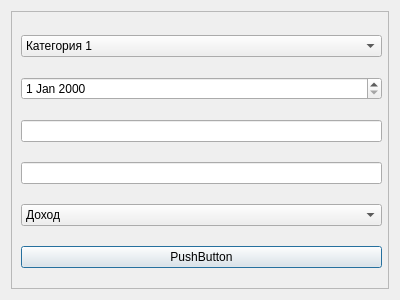
<?xml version="1.0" encoding="UTF-8"?>
<ui version="4.0">
 <class>Dialog</class>
 <widget class="QDialog" name="Dialog">
  <property name="geometry">
   <rect>
    <x>0</x>
    <y>0</y>
    <width>400</width>
    <height>300</height>
   </rect>
  </property>
  <property name="windowTitle">
   <string>Dialog</string>
  </property>
  <layout class="QVBoxLayout" name="verticalLayout">
   <item>
    <widget class="QFrame" name="frame">
     <property name="frameShape">
      <enum>QFrame::StyledPanel</enum>
     </property>
     <property name="frameShadow">
      <enum>QFrame::Raised</enum>
     </property>
     <widget class="QWidget" name="">
      <property name="geometry">
       <rect>
        <x>10</x>
        <y>10</y>
        <width>361</width>
        <height>261</height>
       </rect>
      </property>
      <layout class="QVBoxLayout" name="verticalLayout_2">
       <item>
        <widget class="QComboBox" name="comboBox">
         <item>
          <property name="text">
           <string>Категория 1</string>
          </property>
         </item>
         <item>
          <property name="text">
           <string>Категория 2</string>
          </property>
         </item>
         <item>
          <property name="text">
           <string>Категория 3</string>
          </property>
         </item>
         <item>
          <property name="text">
           <string>Катешория 4</string>
          </property>
         </item>
        </widget>
       </item>
       <item>
        <widget class="QDateEdit" name="dateEdit"/>
       </item>
       <item>
        <widget class="QLineEdit" name="lineEdit"/>
       </item>
       <item>
        <widget class="QLineEdit" name="lineEdit_2"/>
       </item>
       <item>
        <widget class="QComboBox" name="comboBox_2">
         <item>
          <property name="text">
           <string>Доход</string>
          </property>
         </item>
         <item>
          <property name="text">
           <string>Расход</string>
          </property>
         </item>
        </widget>
       </item>
       <item>
        <widget class="QPushButton" name="pushButton">
         <property name="text">
          <string>PushButton</string>
         </property>
        </widget>
       </item>
      </layout>
     </widget>
    </widget>
   </item>
  </layout>
 </widget>
 <resources/>
 <connections/>
</ui>
